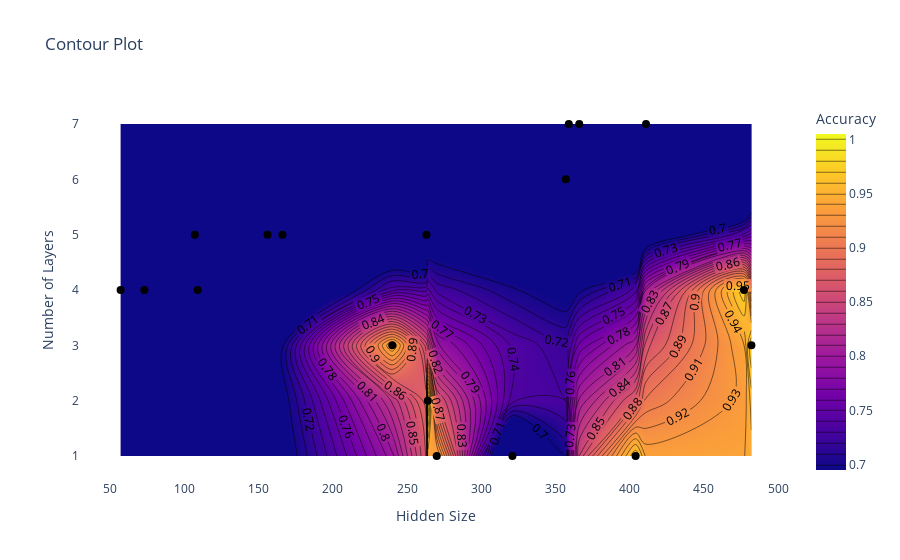

Notebook code for this chart:
### Code cell
hyperband = analysis.results_df
plot_contour(hyperband, "config/hidden_size", "config/num_layers", "accuracy", start=0.7)

### Figure 1 — Plotly figure (JSON) as saved in the notebook; plotly's stock layout.template omitted (floating-point values rounded to 4 significant figures)
{"data": [{"colorbar": {"title": {"text": "Accuracy"}}, "colorscale": [[0, "#0d0887"], [0.1111, "#46039f"], [0.2222, "#7201a8"], [0.3333, "#9c179e"], [0.4444, "#bd3786"], [0.5556, "#d8576b"], [0.6667, "#ed7953"], [0.7778, "#fb9f3a"], [0.8889, "#fdca26"], [1, "#f0f921"]], "contours": {"coloring": "heatmap", "end": 1, "showlabels": true, "size": 0.01, "start": 0.7}, "type": "contour", "x": [270, 477, 156, 264, 109, 359, 263, 411, 73, 166, 357, 240, 57, 404, 482, 321, 107, 366], "y": [1, 4, 5, 2, 4, 7, 5, 7, 4, 5, 6, 3, 4, 1, 3, 1, 5, 7], "z": [0.9453, 0.9781, 0.4703, 0.9844, 0.2297, 0.475, 0.6141, 0.2125, 0.1813, 0.5984, 0.5891, 0.9531, 0.1391, 0.9703, 0.9812, 0.6062, 0.1797, 0.3266]}, {"customdata": [0.9453, 0.9781, 0.4703, 0.9844, 0.2297, 0.475, 0.6141, 0.2125, 0.1813, 0.5984, 0.5891, 0.9531, 0.1391, 0.9703, 0.9812, 0.6062, 0.1797, 0.3266], "hovertemplate": "Hidden Size: %{x}<br>Number of Layers: %{y}<br>Accuracy: %{customdata:.4f}<extra></extra>", "marker": {"color": "black", "size": 8, "symbol": "circle"}, "mode": "markers", "name": "Data Points", "type": "scatter", "x": [270, 477, 156, 264, 109, 359, 263, 411, 73, 166, 357, 240, 57, 404, 482, 321, 107, 366], "y": [1, 4, 5, 2, 4, 7, 5, 7, 4, 5, 6, 3, 4, 1, 3, 1, 5, 7]}], "layout": {"autosize": true, "paper_bgcolor": "white", "plot_bgcolor": "white", "title": {"text": "Contour Plot"}, "xaxis": {"autorange": true, "range": [28.18, 510.8], "showgrid": false, "title": {"text": "Hidden Size"}, "type": "linear"}, "yaxis": {"autorange": true, "range": [0.4474, 7.553], "showgrid": false, "title": {"text": "Number of Layers"}, "type": "linear"}}}
